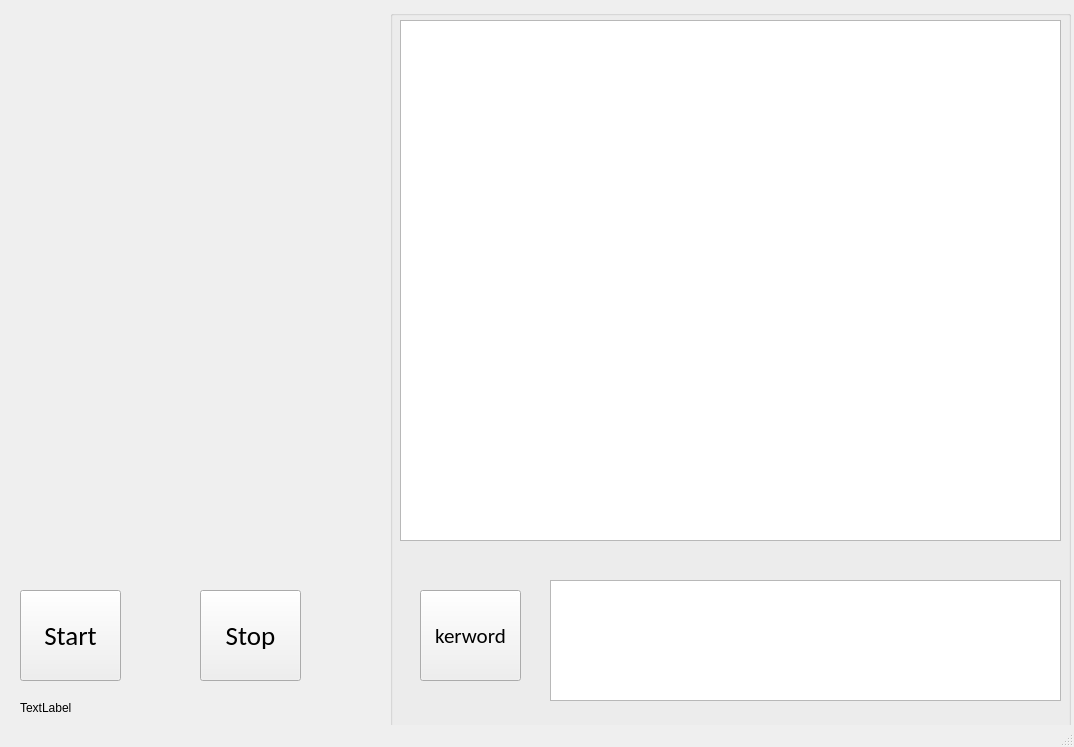
<?xml version="1.0" encoding="UTF-8"?>
<ui version="4.0">
 <class>MainWindow</class>
 <widget class="QMainWindow" name="MainWindow">
  <property name="geometry">
   <rect>
    <x>0</x>
    <y>0</y>
    <width>1074</width>
    <height>747</height>
   </rect>
  </property>
  <property name="windowTitle">
   <string>MainWindow</string>
  </property>
  <widget class="QWidget" name="centralwidget">
   <widget class="QPushButton" name="start_but">
    <property name="geometry">
     <rect>
      <x>20</x>
      <y>590</y>
      <width>101</width>
      <height>91</height>
     </rect>
    </property>
    <property name="font">
     <font>
      <family>Calibri</family>
      <pointsize>20</pointsize>
     </font>
    </property>
    <property name="text">
     <string>Start</string>
    </property>
   </widget>
   <widget class="QPushButton" name="stop_but">
    <property name="geometry">
     <rect>
      <x>200</x>
      <y>590</y>
      <width>101</width>
      <height>91</height>
     </rect>
    </property>
    <property name="font">
     <font>
      <family>Calibri</family>
      <pointsize>20</pointsize>
     </font>
    </property>
    <property name="text">
     <string>Stop</string>
    </property>
   </widget>
   <widget class="QGroupBox" name="groupBox">
    <property name="geometry">
     <rect>
      <x>390</x>
      <y>10</y>
      <width>681</width>
      <height>721</height>
     </rect>
    </property>
    <property name="title">
     <string/>
    </property>
    <widget class="QTextBrowser" name="sentence_box">
     <property name="geometry">
      <rect>
       <x>10</x>
       <y>10</y>
       <width>661</width>
       <height>521</height>
      </rect>
     </property>
     <property name="font">
      <font>
       <family>Calibri</family>
       <pointsize>12</pointsize>
      </font>
     </property>
     <property name="readOnly">
      <bool>false</bool>
     </property>
     <property name="html">
      <string>&lt;!DOCTYPE HTML PUBLIC &quot;-//W3C//DTD HTML 4.0//EN&quot; &quot;http://www.w3.org/TR/REC-html40/strict.dtd&quot;&gt;
&lt;html&gt;&lt;head&gt;&lt;meta name=&quot;qrichtext&quot; content=&quot;1&quot; /&gt;&lt;style type=&quot;text/css&quot;&gt;
p, li { white-space: pre-wrap; }
&lt;/style&gt;&lt;/head&gt;&lt;body style=&quot; font-family:'Calibri'; font-size:12pt; font-weight:400; font-style:normal;&quot;&gt;
&lt;p style=&quot;-qt-paragraph-type:empty; margin-top:0px; margin-bottom:0px; margin-left:0px; margin-right:0px; -qt-block-indent:0; text-indent:0px; font-family:'SimSun';&quot;&gt;&lt;br /&gt;&lt;/p&gt;&lt;/body&gt;&lt;/html&gt;</string>
     </property>
    </widget>
    <widget class="QTextBrowser" name="keyword_box">
     <property name="geometry">
      <rect>
       <x>160</x>
       <y>570</y>
       <width>511</width>
       <height>121</height>
      </rect>
     </property>
     <property name="html">
      <string>&lt;!DOCTYPE HTML PUBLIC &quot;-//W3C//DTD HTML 4.0//EN&quot; &quot;http://www.w3.org/TR/REC-html40/strict.dtd&quot;&gt;
&lt;html&gt;&lt;head&gt;&lt;meta name=&quot;qrichtext&quot; content=&quot;1&quot; /&gt;&lt;style type=&quot;text/css&quot;&gt;
p, li { white-space: pre-wrap; }
&lt;/style&gt;&lt;/head&gt;&lt;body style=&quot; font-family:'SimSun'; font-size:9pt; font-weight:400; font-style:normal;&quot;&gt;
&lt;p style=&quot;-qt-paragraph-type:empty; margin-top:0px; margin-bottom:0px; margin-left:0px; margin-right:0px; -qt-block-indent:0; text-indent:0px; font-size:12pt;&quot;&gt;&lt;br /&gt;&lt;/p&gt;&lt;/body&gt;&lt;/html&gt;</string>
     </property>
    </widget>
   </widget>
   <widget class="QPushButton" name="keyword_but">
    <property name="geometry">
     <rect>
      <x>420</x>
      <y>590</y>
      <width>101</width>
      <height>91</height>
     </rect>
    </property>
    <property name="font">
     <font>
      <family>Calibri</family>
      <pointsize>16</pointsize>
     </font>
    </property>
    <property name="text">
     <string>kerword</string>
    </property>
   </widget>
   <widget class="QLabel" name="status_label">
    <property name="geometry">
     <rect>
      <x>20</x>
      <y>700</y>
      <width>161</width>
      <height>16</height>
     </rect>
    </property>
    <property name="text">
     <string>TextLabel</string>
    </property>
   </widget>
  </widget>
  <widget class="QMenuBar" name="menubar">
   <property name="geometry">
    <rect>
     <x>0</x>
     <y>0</y>
     <width>1074</width>
     <height>26</height>
    </rect>
   </property>
  </widget>
  <widget class="QStatusBar" name="statusbar"/>
 </widget>
 <resources/>
 <connections/>
</ui>
